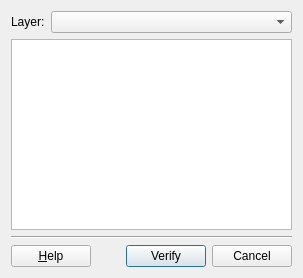
<?xml version="1.0" encoding="UTF-8"?>
<ui version="4.0">
 <class>CheckGeomValidityDialogForm</class>
 <widget class="QDialog" name="CheckGeomValidityDialogForm">
  <property name="geometry">
   <rect>
    <x>0</x>
    <y>0</y>
    <width>303</width>
    <height>278</height>
   </rect>
  </property>
  <property name="windowTitle">
   <string>Check Geometry Validity</string>
  </property>
  <layout class="QGridLayout" name="gridLayout_3">
   <item row="0" column="0">
    <layout class="QGridLayout" name="gridLayout">
     <item row="0" column="0">
      <widget class="QLabel" name="label">
       <property name="text">
        <string>Layer:</string>
       </property>
      </widget>
     </item>
     <item row="0" column="1">
      <widget class="QComboBox" name="m_layersComboBox">
       <property name="sizePolicy">
        <sizepolicy hsizetype="MinimumExpanding" vsizetype="Fixed">
         <horstretch>0</horstretch>
         <verstretch>0</verstretch>
        </sizepolicy>
       </property>
      </widget>
     </item>
    </layout>
   </item>
   <item row="1" column="0">
    <widget class="QTableWidget" name="m_invalidTableWidget"/>
   </item>
   <item row="2" column="0">
    <widget class="Line" name="line">
     <property name="orientation">
      <enum>Qt::Horizontal</enum>
     </property>
    </widget>
   </item>
   <item row="3" column="0">
    <layout class="QGridLayout" name="gridLayout_2">
     <item row="0" column="2">
      <widget class="QPushButton" name="m_verifyPushButton">
       <property name="text">
        <string>Verify</string>
       </property>
      </widget>
     </item>
     <item row="0" column="3">
      <widget class="QPushButton" name="m_cancelPushButton">
       <property name="text">
        <string>Cancel</string>
       </property>
      </widget>
     </item>
     <item row="0" column="1">
      <spacer name="horizontalSpacer">
       <property name="orientation">
        <enum>Qt::Horizontal</enum>
       </property>
       <property name="sizeHint" stdset="0">
        <size>
         <width>40</width>
         <height>20</height>
        </size>
       </property>
      </spacer>
     </item>
     <item row="0" column="0">
      <widget class="te::qt::widgets::HelpPushButton" name="m_helpPushButton">
       <property name="text">
        <string>&amp;Help</string>
       </property>
      </widget>
     </item>
    </layout>
   </item>
  </layout>
 </widget>
 <customwidgets>
  <customwidget>
   <class>te::qt::widgets::HelpPushButton</class>
   <extends>QPushButton</extends>
   <header>terralib/qt/widgets/help/HelpPushButton.h</header>
  </customwidget>
 </customwidgets>
 <resources/>
 <connections>
  <connection>
   <sender>m_cancelPushButton</sender>
   <signal>clicked()</signal>
   <receiver>CheckGeomValidityDialogForm</receiver>
   <slot>reject()</slot>
   <hints>
    <hint type="sourcelabel">
     <x>226</x>
     <y>256</y>
    </hint>
    <hint type="destinationlabel">
     <x>136</x>
     <y>138</y>
    </hint>
   </hints>
  </connection>
 </connections>
</ui>
